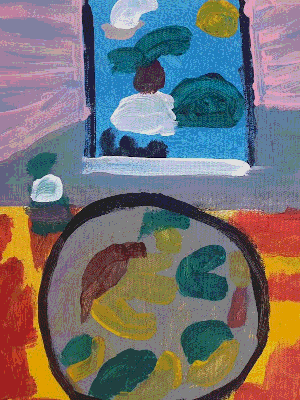
#> input picture code/chapter_04/imagem_recuperada.png, 300 x 400 px
$ python homomorphic_filter.py ../chapter_04/imagem_recuperada.png   (older library calls are emulated)
#> lines starting #> are read from the running program, lines starting #| are printed output that depends on the picture
import cv2
import numpy as np
import sys


def shift_dft(image):
    rows, cols = image.shape[:2]

    regions = [
        image[rows // 2:rows, cols // 2:cols],
        image[rows // 2:rows, 0:cols // 2],
        image[0:rows // 2, cols // 2:cols],
        image[0:rows // 2, 0:cols // 2]]

    a = np.hstack(regions[0:2])
    b = np.hstack(regions[2:4])

    return np.vstack((a, b))


def define_homomorphic_filter(rows, cols, d_0, c, gamma_high, gamma_low):
    homomorphic = np.zeros((rows, cols))

    rows_half = rows // 2
    cols_half = cols // 2

    for i in range(rows):
        i_diff = i - rows_half
        i_diff_square = i_diff * i_diff

        for j in range(cols):
            j_diff = j - cols_half
            j_diff_square = j_diff * j_diff

            d_2 = i_diff_square + j_diff_square
            exp_value = np.exp(-c * d_2 / (d_0 ** 2))
            homomorphic[i, j] = (gamma_high - gamma_low) * (1 - exp_value) + gamma_low

    return cv2.merge([homomorphic, homomorphic])


def show_images(window_names, images, time):
    for image, window_name in zip(images, window_names):
        cv2.imshow(window_name, image)

    return chr(cv2.waitKey(time) & 255)


def options(key, c, gamma_high, gamma_low, d0):
    if key == "C":
        c += 0.5

    elif key == "c":
        c -= 0.5

        if c < 0:
            c = 0

    elif key == "G":
        gamma_low += 0.5

    elif key == "g":
        gamma_low -= 0.5
        if gamma_low < gamma_low + 1:
            gamma_low = gamma_low + 1

    elif key == "D":
        d0 += 0.5

    elif key == "d":
        d0 -= 0.5

    return c, gamma_high, gamma_low, d0


def main():
    original_image = cv2.imread(sys.argv[1], cv2.IMREAD_GRAYSCALE)
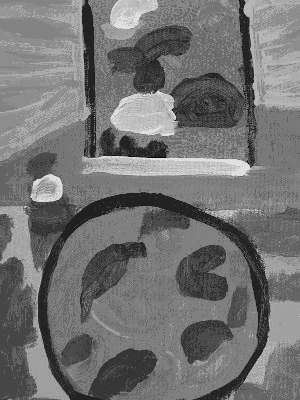
#> original_image: shape (400, 300); min 0, max 224, mean 114.4
    original_image = cv2.resize(original_image, (1280, 720))
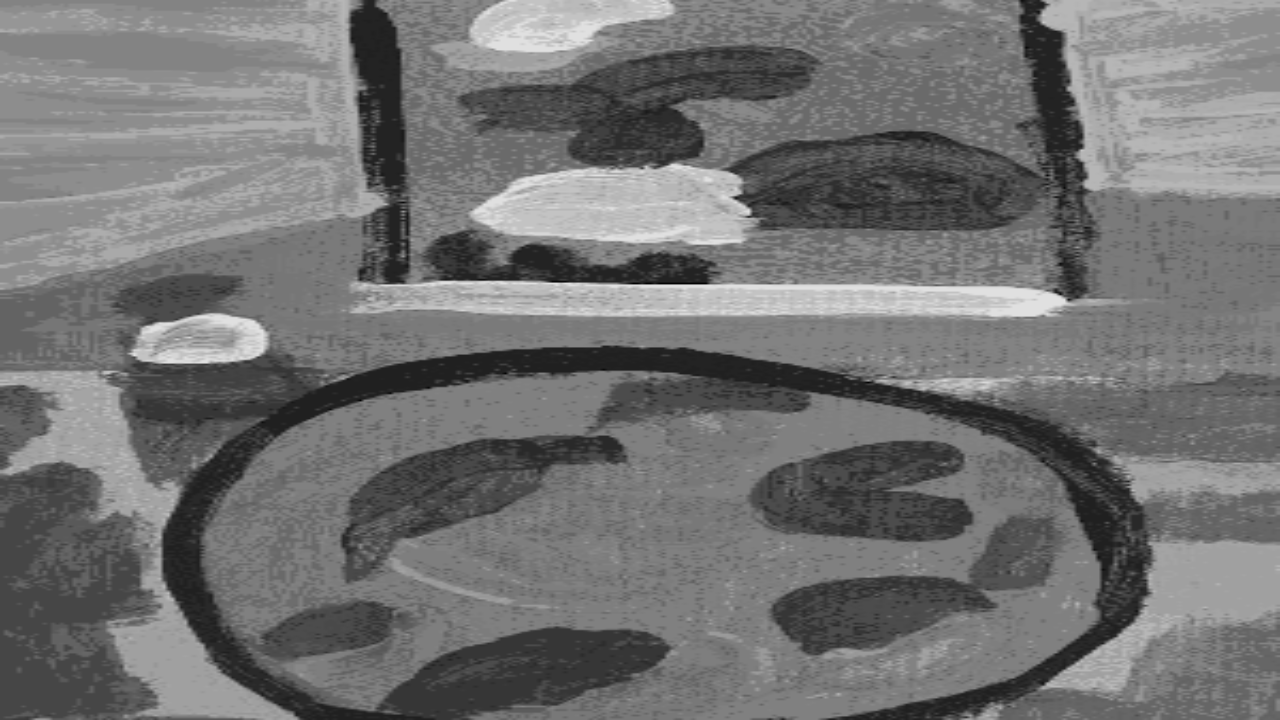
#> original_image: shape (720, 1280); min 1, max 224, mean 114.3

    dft_rows = cv2.getOptimalDFTSize(original_image.shape[0])
#> dft_rows = 720
    dft_cols = cv2.getOptimalDFTSize(original_image.shape[1])
#> dft_cols = 1280

    padded_rows = dft_rows - original_image.shape[0]
#> padded_rows = 0
    padded_cols = dft_cols - original_image.shape[1]
#> padded_cols = 0

    original_window_name = "original image"
    filtered_window_name = "Homomorphic filter"

    c = 1
    gamma_high = 2
    gamma_low = 0.5
    d0 = 8

    homomorphic = define_homomorphic_filter(dft_rows, dft_cols, d0, c, gamma_high, gamma_low)
#> after the loop in define_homomorphic_filter, `for i in range(rows):`:
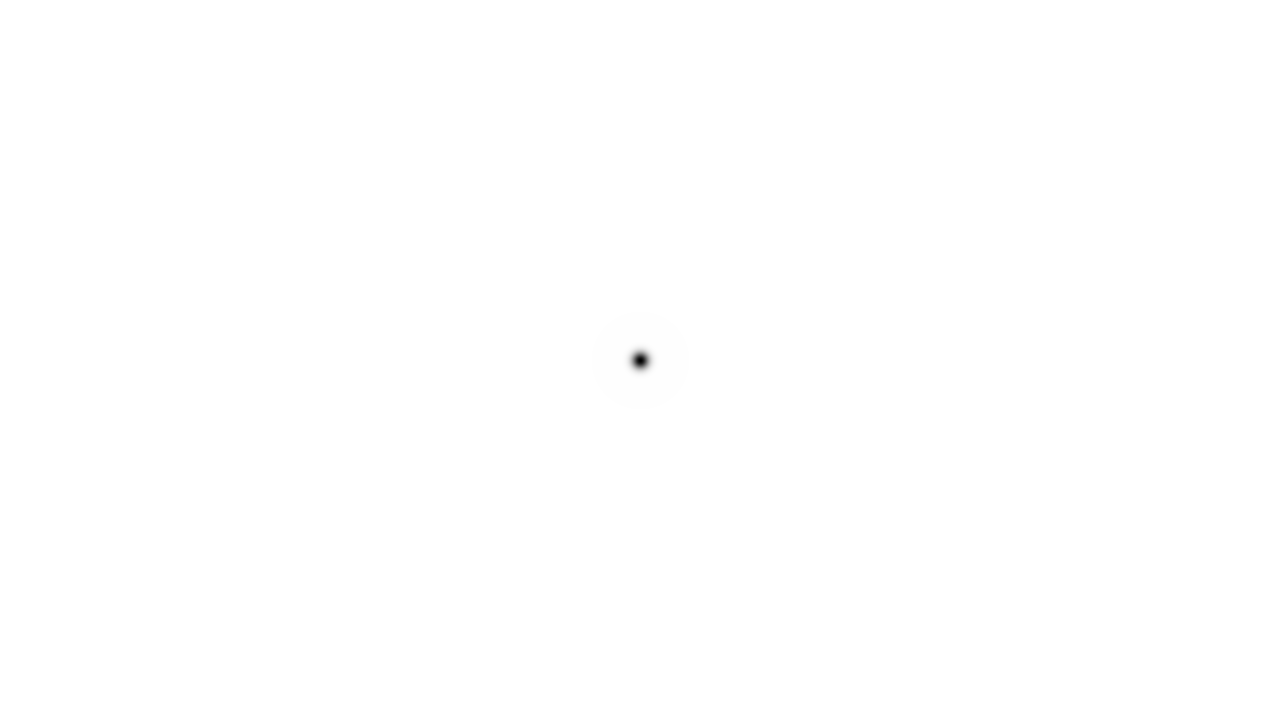
#> homomorphic: shape (720, 1280) float64; min 0.5, max 2, mean 2; drawn with min black and max white

    padded = cv2.copyMakeBorder(original_image, 0, padded_rows, 0, padded_cols, cv2.BORDER_CONSTANT, value=[0, 0, 0])

    key = "não"

    while "\x1b" != key:  # esc
        planes = np.log(padded.astype(np.float64) + 1)
        planes = cv2.merge([planes, np.zeros(padded.shape, np.float64)])

        dft_image = cv2.dft(planes, flags=cv2.DFT_COMPLEX_OUTPUT)

        shifted_image = shift_dft(dft_image)

        filtered_image = cv2.mulSpectrums(shifted_image, homomorphic, 0)

        dft_image = shift_dft(filtered_image)

        image = cv2.idft(dft_image, flags=cv2.DFT_SCALE | cv2.DFT_REAL_OUTPUT)

        cv2.normalize(image, image, alpha=0, beta=1, norm_type=cv2.NORM_MINMAX, dtype=cv2.CV_64F)

        key = show_images([original_window_name, filtered_window_name], [original_image, image], 0)

        c, gamma_high, gamma_low, d0 = options(key, c, gamma_high, gamma_low, d0)

        print("c {}, gamma high {}, gamma low {}, d_0 {}".format(c, gamma_high, gamma_low, d0))

        homomorphic = define_homomorphic_filter(dft_rows, dft_cols, d0, c, gamma_high, gamma_low)
#> this loop made 1 pass; (key Esc is pressed on pass 1)
#> (c, gamma_high, gamma_low, d0) on pass 1: (1, 2, 0.5, 8)
#| c 1, gamma high 2, gamma low 0.5, d_0 8
#> pass 1, in main, `planes = np.log(padded.astype(np.float64) + 1)`:
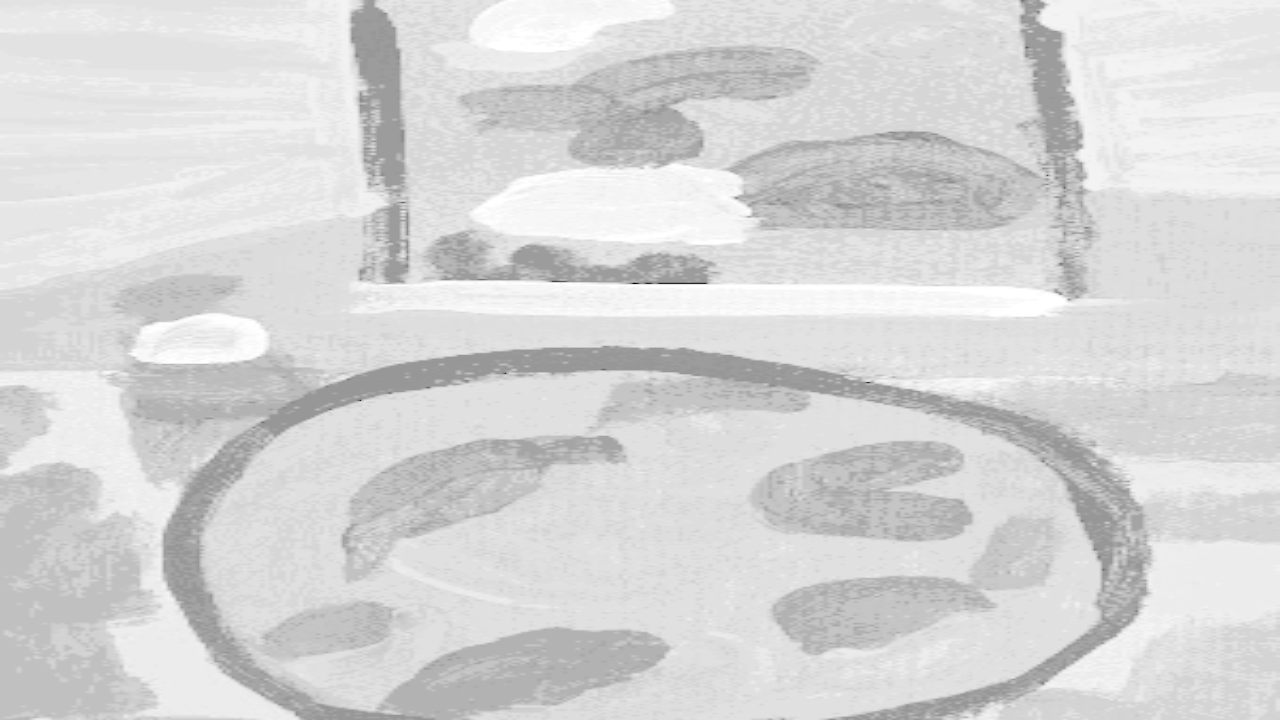
#> planes: shape (720, 1280) float64; min 0.693, max 5.42, mean 4.67; drawn with min black and max white
#> pass 1, in main, `image = cv2.idft(dft_image, flags=cv2.DFT_SCALE | cv2.DFT_REAL_OUTPUT)`:
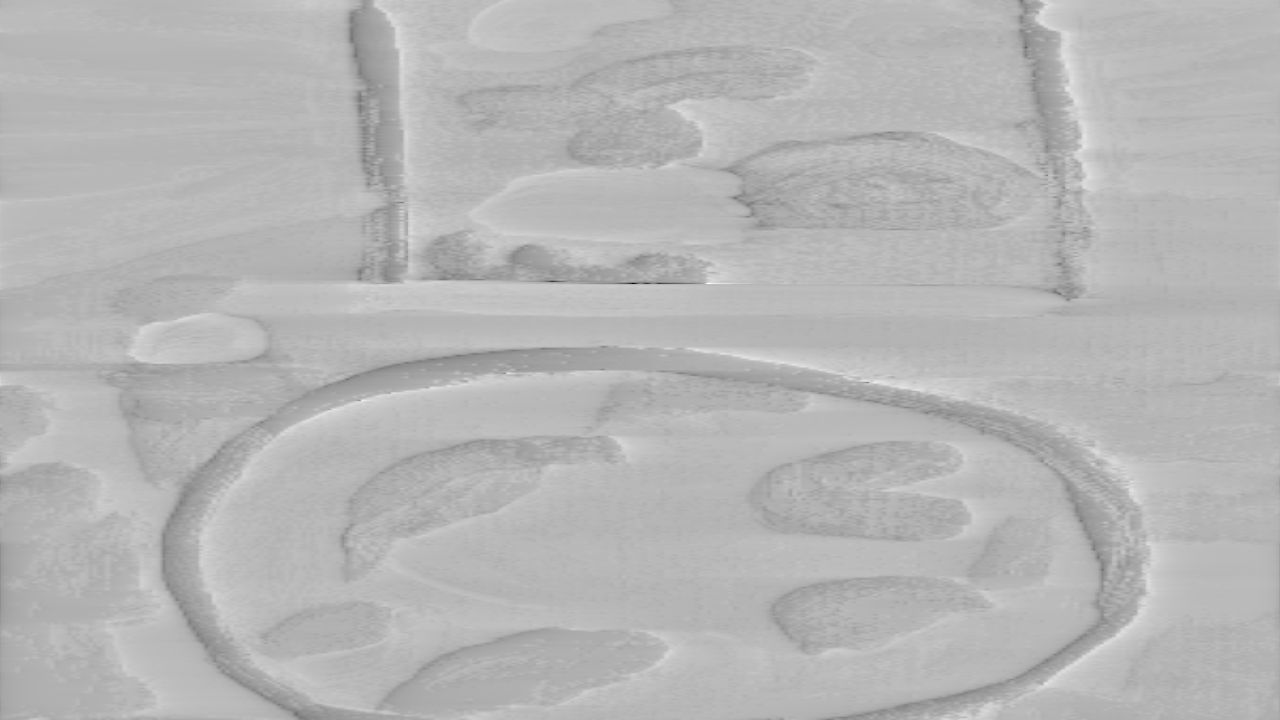
#> image: shape (720, 1280) float64; min -13.39, max 8.64, mean 2.34; drawn with min black and max white


if __name__ == '__main__':
    main()
